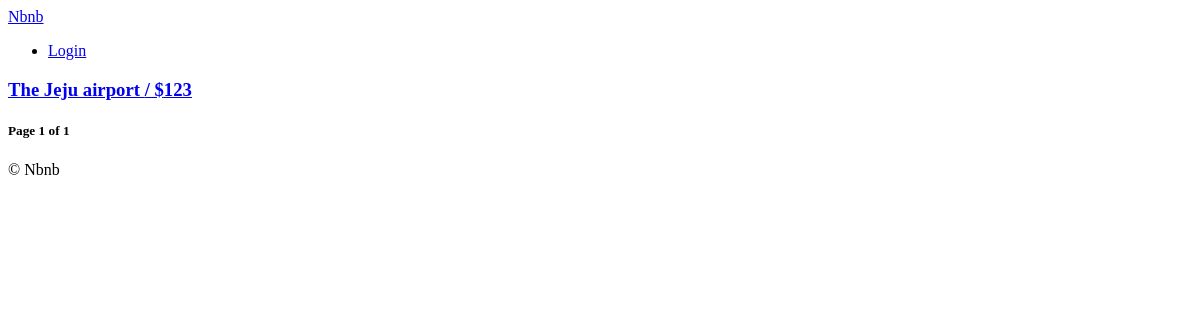
Before: / with the older database file.
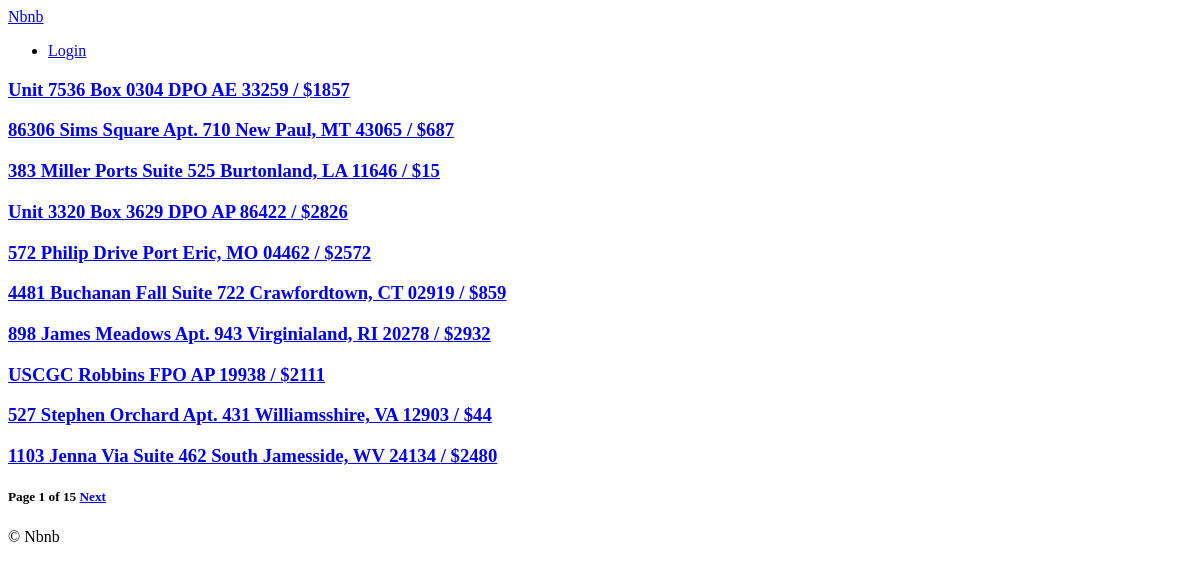
After: the same page with the newer database file.
### rooms/models.py (models this page shows, shortened)
class Room(core_models.TimeStampedModel):
    name = models.CharField(max_length=140)
    description = models.TextField()
    country = CountryField()
    city = models.CharField(max_length=80)
    price = models.IntegerField()
    address = models.CharField(max_length=140)
    guests = models.IntegerField()
    beds = models.IntegerField()
    bedrooms = models.IntegerField()
    baths = models.IntegerField()
    check_in = models.TimeField()
    check_out = models.TimeField()
    instant_book = models.BooleanField(default=False)
    host = models.ForeignKey(
        "users.User",
        related_name="rooms",
        on_delete=models.CASCADE,
    )  # ForeignKey() : user와 rooms의 연결
    room_type = models.ForeignKey(
        "RoomType", related_name="rooms", on_delete=models.SET_NULL, null=True
    )  # 한 유저당 객실 유형은 한가지만 선택
    amenities = models.ManyToManyField("Amenity", related_name="rooms", blank=True)
    facilities = models.ManyToManyField("Facility", related_name="rooms", blank=True)
    house_rules = models.ManyToManyField("HouseRule", related_name="rooms", blank=True)

### rooms/views.py (the view)
# urls.py: urlpatterns = [path("", room_views.HomeView.as_view(), name="home")]
class HomeView(ListView):
    model = models.Room
    paginate_by = 10
    paginate_orphans = 5
    ordering = "created"
    context_object_name = "rooms"  # room_list.html에서 사용

### templates/rooms/room_list.html (shortened to what this page needs)
{% extends "base.html" %}
{%block content %}
{% for room in rooms %}
<h3>
  <a href="{% url "rooms:detail" room.pk %}">
    {{room.name}} / ${{room.price}}
  </a>
</h3>
{% endfor %}
<h5>
  Page {{page_obj.number}} of {{page_obj.paginator.num_pages}}
  {% if page_obj.has_next %}
  <a href="?page={{page_obj.next_page_number}}">Next</a>
  {% endif %}
</h5>
{% endblock content %}

### templates/base.html (shortened to what this page needs)
<!DOCTYPE html>
<html lang="en">
<head>
</head>
<body>
  {% include "partial/header.html" %}
  {% block content %}
  {% endblock %}
  {% include "partial/footer.html" %}
</body>
</html>

### templates/partial/header.html
<header>
    <a href="{% url "core:home" %}">Nbnb</a>
    <ul>
        <li><a href="#">Login</a></li>
    </ul>
</header>

### templates/partial/footer.html
<footer>
    &copy; Nbnb
</footer>

Changed rows visible on the page:
removed Room: name "The Jeju airport", price "123"
added Room: name "Unit 7536 Box 0304 DPO AE 33259", price "1857"
added Room: name "86306 Sims Square Apt. 710 New Paul, MT 43065", price "687"
added Room: name "383 Miller Ports Suite 525 Burtonland, LA 11646", price "15"
added Room: name "Unit 3320 Box 3629 DPO AP 86422", price "2826"
added Room: name "572 Philip Drive Port Eric, MO 04462", price "2572"
added Room: name "4481 Buchanan Fall Suite 722 Crawfordtown, CT 02919", price "859"
added Room: name "898 James Meadows Apt. 943 Virginialand, RI 20278", price "2932"
added Room: name "USCGC Robbins FPO AP 19938", price "2111"
added Room: name "527 Stephen Orchard Apt. 431 Williamsshire, VA 12903", price "44"
added Room: name "1103 Jenna Via Suite 462 South Jamesside, WV 24134", price "2480"
Other visible differences:
{{ page_obj.paginator.num_pages }}: "1" → "15"
text now shown: "Next"
